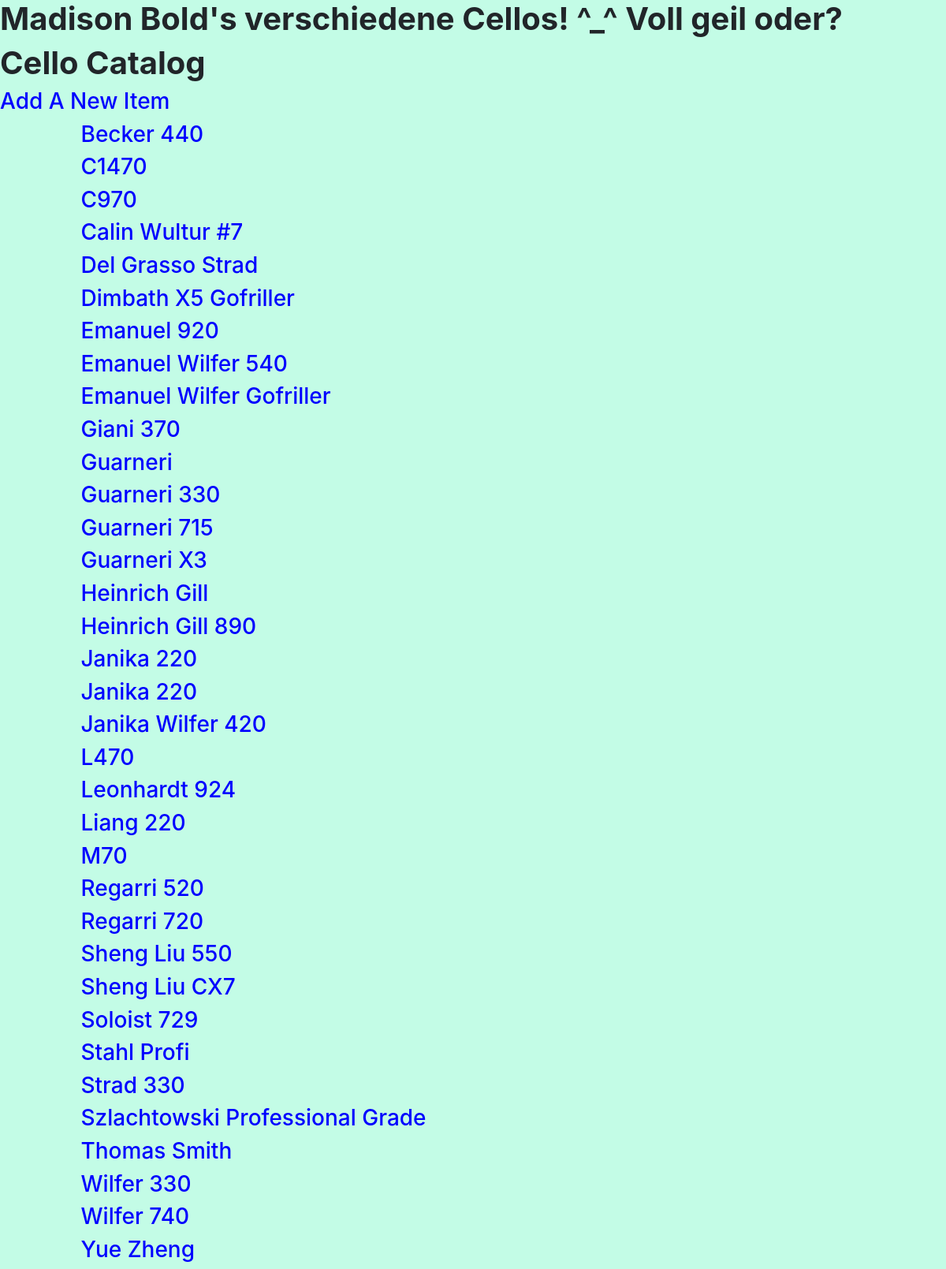
Page /items/ on the earlier database version.
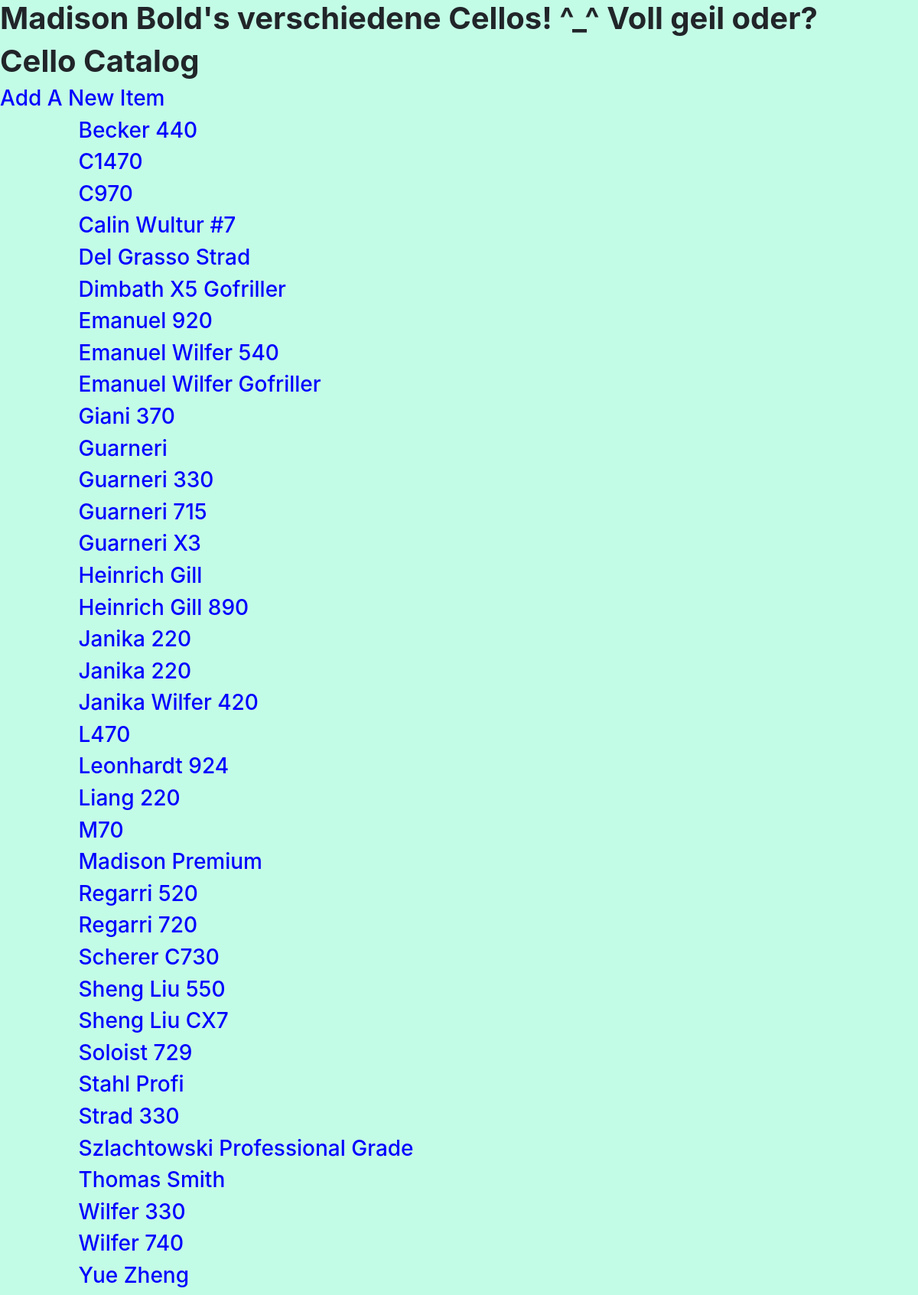
Same page on the later database version.
### database_setup.py (models this page shows, shortened)
class Item(Base):
    __tablename__ = 'items'
    id = Column(Integer, primary_key=True)
    model = Column(String(80), nullable=False)
    description = Column(String(250))
    price = Column(String(10))
    year = Column(String(10))
    country = Column(String(80))
    classification = Column(String(80))
    user = relationship(User)
    user_id = Column(Integer, ForeignKey('users.id'))
    time_created = Column(DateTime(timezone=True), server_default=func.now())
    time_updated = Column(DateTime(timezone=True), onupdate=func.now())

### app.py (the view)
@app.route('/')
@app.route('/items/')
def showitems():
    items = session.query(Item).order_by(asc(Item.model))
    return render_template('items.html', items=items)

### templates/items.html
{% extends "main.html" %}
{% block content %}
	<div class = 'pane'>
		<h1>Cello Catalog</h1>
			<a href="{{url_for('newitem')}}" > <h3> Add A New Item </h3> </a>
	</div>
	{% for item in items %}
		<a href = "{{url_for('showitems', item_id = item.id)}}">
			<div class="row">
				<div class="col-md-1"></div>
					<div class="col-md-10 cello-list">
						<h3>{{item.model}}</h3>
					</div>
				<div class="col-md-1"></div>
			</div>
		</a>
	{% endfor %}
{% endblock %}

### templates/main.html (shortened to what this page needs)
<!DOCTYPE html>
<html lang="en">
  <head>
    <link rel="stylesheet"
    href="https://maxcdn.bootstrapcdn.com/bootstrap/4.0.0/css/bootstrap.min.css"
>
    <link rel="stylesheet"
    type="text/css" href="{{ url_for('static', filename='styles.css') }}">
  </head>
  <body>
      <h1>Madison Bold's verschiedene Cellos! ^_^ Voll geil oder?</h1>
      {% block content %}
      {% endblock %}
  </body>
</html>

### static/styles.css (style rules this page uses)
a:link { color: blue }
body { background-color: #c3fce6; }
h1 { font-weight: bold; }

Differences in the rows shown:
added Item: model "Madison Premium"
added Item: model "Scherer C730"
